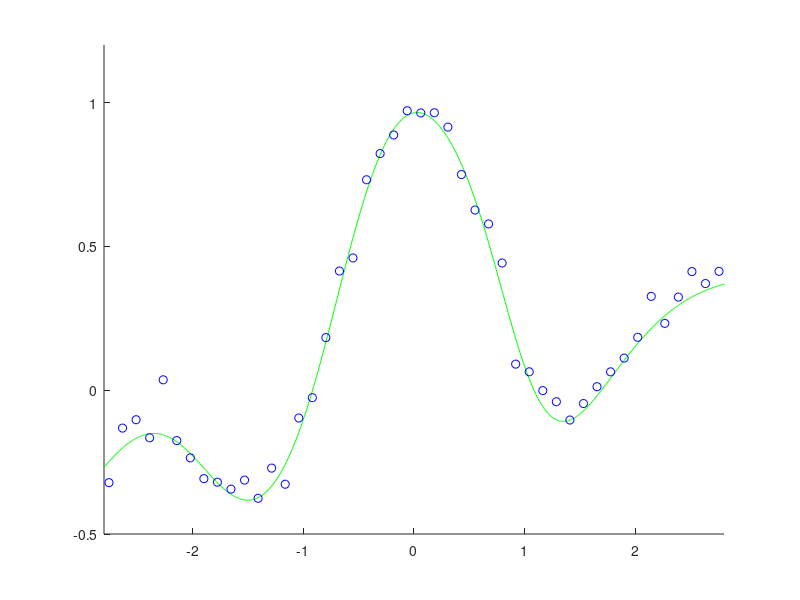

MATLAB code to generate this figure:
n=50; N=1000; x=linspace(-3,3,n)'; pix=pi*x;
y=sin(pix)./(pix)+0.1*x+0.05*randn(n,1);

x(:,2)=1; d=1; m=20; e=0.1; a=ones(m,1); b=randn(m,d+1);
for o=1:n*100000
  i=ceil(rand*n); z=1./(1+exp(-b*x(i,:)')); r=y(i)-a'*z; 
  a0=a+e*z*r; b0=b+e*(a.*z.*(1-z)*x(i,:))*r;
  if norm(a-a0)+norm(b-b0)<0.00000001, break, end
  a=a0; b=b0;
end

X=linspace(-3,3,N)'; X(:,2)=1; Y=a'*(1./(1+exp(-b*X')));
figure(1); clf; hold on; axis([-2.8 2.8 -0.5 1.2]);
plot(X(:,1),Y,'g-'); plot(x(:,1),y,'bo'); 
